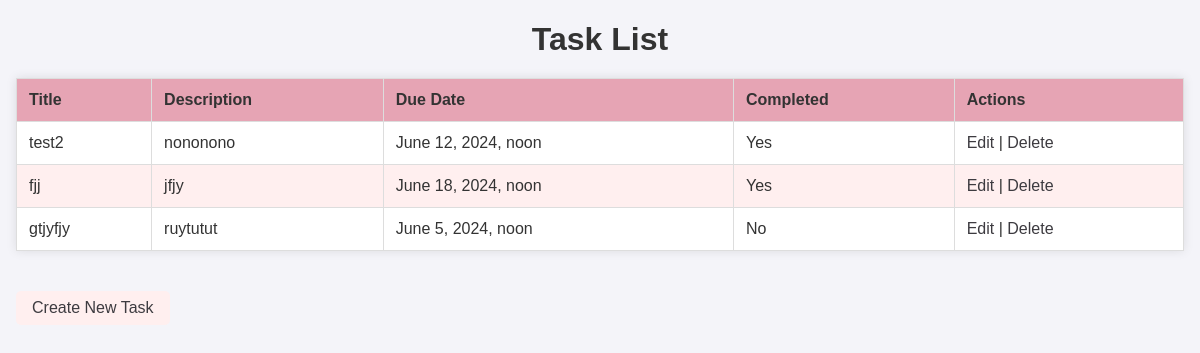
The page /tasks/ on the database as committed earlier.
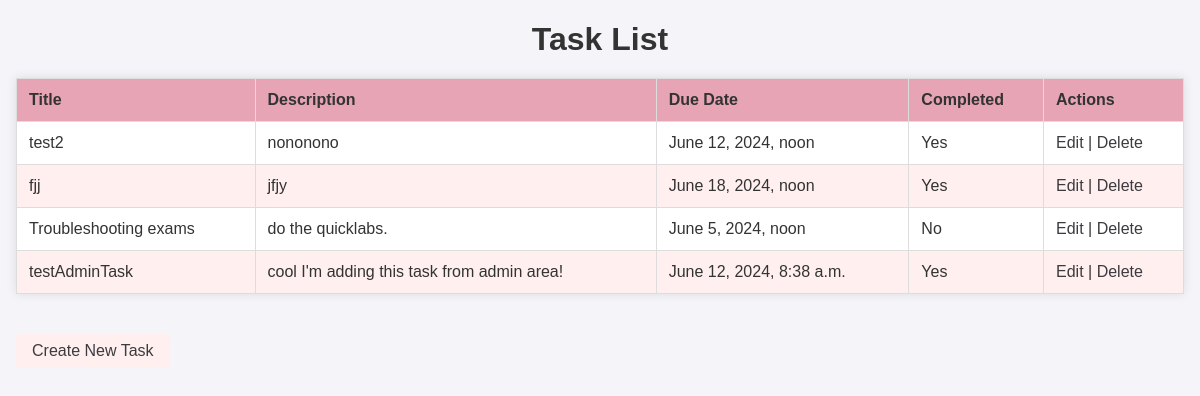
The same page on the database as committed later.
### crudTasks/models.py (models this page shows, shortened)
class Task(models.Model):
    title = models.CharField(max_length=255)
    description = models.TextField()
    due_date = models.DateTimeField()
    is_completed = models.BooleanField(default=False)

### crudTasks/views.py (the view)
# urls.py: path('', task_list, name='task-list'),
def task_list(request):
    tasks = Task.objects.all()
    return render(request, 'tasks/task_list.html', {'tasks': tasks})

### crudTasks/templates/tasks/task_list.html (shortened to what this page needs)
<!DOCTYPE html>
<html lang="en">
<head>
    {% extends 'base.html' %}
    {% load static %}
    {% block content %}
    <h1>Task List</h1>
    <div id="task_list">
        <table>
            <thead>
                <tr>
                    <th>Title</th>
                    <th>Description</th>
                    <th>Due Date</th>
                    <th>Completed</th>
                    <th>Actions</th>
                </tr>
            </thead>
            <tbody>
                {% for task in tasks %}
                    <tr>
                        <td>{{ task.title }}</td>
                        <td>{{ task.description }}</td>
                        <td>{{ task.due_date }}</td>
                        <td>{{ task.is_completed|yesno:"Yes,No" }}</td>
                        <td>
                            <a href="{% url 'task-update' task.pk %}">Edit</a> |
                            <a href="{% url 'task-delete' task.pk %}">Delete</a>
                        </td>
                    </tr>
                {% endfor %}
            </tbody>
        </table>
    </div>
    <button class="btn">
        <a href="{% url 'task-create' %}">Create New Task</a>
    </button>
    {% endblock %}

Rows that differ between the two databases and show on the page:
changed Task "No": title "gtjyfjy" → "Troubleshooting exams"; description "ruytutut" → "do the quicklabs."
added Task: title "testAdminTask", description "cool I'm adding this task from admin area!", due_date "June 12, 2024, 8:38 a.m.", is_completed "Yes"
